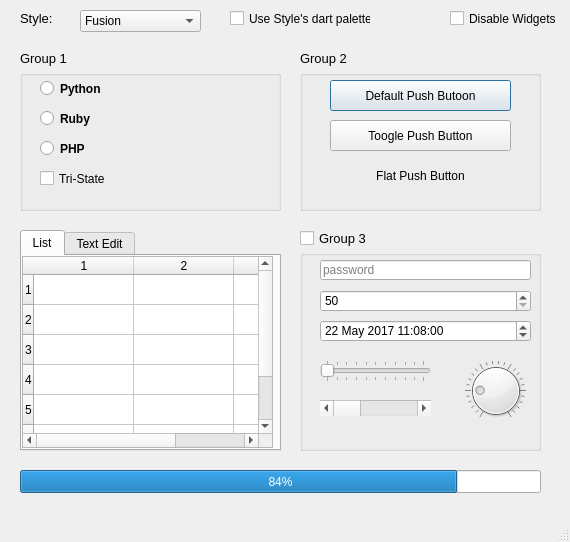
<?xml version="1.0" encoding="UTF-8"?>
<ui version="4.0">
 <class>MainWindow</class>
 <widget class="QMainWindow" name="MainWindow">
  <property name="enabled">
   <bool>true</bool>
  </property>
  <property name="geometry">
   <rect>
    <x>0</x>
    <y>0</y>
    <width>570</width>
    <height>542</height>
   </rect>
  </property>
  <property name="mouseTracking">
   <bool>true</bool>
  </property>
  <property name="acceptDrops">
   <bool>false</bool>
  </property>
  <property name="windowTitle">
   <string>MainWindow</string>
  </property>
  <property name="autoFillBackground">
   <bool>false</bool>
  </property>
  <widget class="QWidget" name="centralwidget">
   <widget class="QLabel" name="label">
    <property name="geometry">
     <rect>
      <x>20</x>
      <y>10</y>
      <width>61</width>
      <height>16</height>
     </rect>
    </property>
    <property name="font">
     <font>
      <family>MS Shell Dlg 2</family>
      <pointsize>10</pointsize>
     </font>
    </property>
    <property name="text">
     <string>Style:</string>
    </property>
   </widget>
   <widget class="QComboBox" name="comboBox">
    <property name="geometry">
     <rect>
      <x>80</x>
      <y>10</y>
      <width>121</width>
      <height>22</height>
     </rect>
    </property>
    <item>
     <property name="text">
      <string>Fusion</string>
     </property>
    </item>
   </widget>
   <widget class="QCheckBox" name="checkBox">
    <property name="geometry">
     <rect>
      <x>230</x>
      <y>10</y>
      <width>141</width>
      <height>17</height>
     </rect>
    </property>
    <property name="text">
     <string>Use Style's dart palette</string>
    </property>
   </widget>
   <widget class="QCheckBox" name="checkBox_2">
    <property name="geometry">
     <rect>
      <x>450</x>
      <y>10</y>
      <width>141</width>
      <height>17</height>
     </rect>
    </property>
    <property name="text">
     <string>Disable Widgets</string>
    </property>
   </widget>
   <widget class="QLabel" name="label_2">
    <property name="geometry">
     <rect>
      <x>20</x>
      <y>50</y>
      <width>51</width>
      <height>16</height>
     </rect>
    </property>
    <property name="font">
     <font>
      <pointsize>10</pointsize>
     </font>
    </property>
    <property name="text">
     <string>Group 1</string>
    </property>
   </widget>
   <widget class="QRadioButton" name="radioButton">
    <property name="geometry">
     <rect>
      <x>40</x>
      <y>80</y>
      <width>82</width>
      <height>17</height>
     </rect>
    </property>
    <property name="font">
     <font>
      <pointsize>9</pointsize>
      <weight>75</weight>
      <bold>true</bold>
     </font>
    </property>
    <property name="text">
     <string>Python</string>
    </property>
   </widget>
   <widget class="QRadioButton" name="radioButton_2">
    <property name="geometry">
     <rect>
      <x>40</x>
      <y>110</y>
      <width>82</width>
      <height>17</height>
     </rect>
    </property>
    <property name="font">
     <font>
      <pointsize>9</pointsize>
      <weight>75</weight>
      <bold>true</bold>
     </font>
    </property>
    <property name="text">
     <string>Ruby</string>
    </property>
   </widget>
   <widget class="QRadioButton" name="radioButton_3">
    <property name="geometry">
     <rect>
      <x>40</x>
      <y>140</y>
      <width>82</width>
      <height>17</height>
     </rect>
    </property>
    <property name="font">
     <font>
      <pointsize>9</pointsize>
      <weight>75</weight>
      <bold>true</bold>
     </font>
    </property>
    <property name="text">
     <string>PHP</string>
    </property>
   </widget>
   <widget class="QCheckBox" name="checkBox_3">
    <property name="geometry">
     <rect>
      <x>40</x>
      <y>170</y>
      <width>70</width>
      <height>17</height>
     </rect>
    </property>
    <property name="mouseTracking">
     <bool>false</bool>
    </property>
    <property name="text">
     <string>Tri-State</string>
    </property>
   </widget>
   <widget class="QLabel" name="label_3">
    <property name="geometry">
     <rect>
      <x>300</x>
      <y>50</y>
      <width>51</width>
      <height>16</height>
     </rect>
    </property>
    <property name="font">
     <font>
      <pointsize>10</pointsize>
     </font>
    </property>
    <property name="text">
     <string>Group 2</string>
    </property>
   </widget>
   <widget class="QTabWidget" name="tabWidget">
    <property name="geometry">
     <rect>
      <x>20</x>
      <y>230</y>
      <width>261</width>
      <height>221</height>
     </rect>
    </property>
    <property name="accessibleName">
     <string/>
    </property>
    <property name="currentIndex">
     <number>0</number>
    </property>
    <widget class="QWidget" name="widget">
     <attribute name="title">
      <string>List</string>
     </attribute>
     <widget class="QTableWidget" name="tableWidget">
      <property name="geometry">
       <rect>
        <x>0</x>
        <y>0</y>
        <width>251</width>
        <height>192</height>
       </rect>
      </property>
      <property name="rowCount">
       <number>7</number>
      </property>
      <property name="columnCount">
       <number>3</number>
      </property>
      <row/>
      <row/>
      <row/>
      <row/>
      <row/>
      <row/>
      <row/>
      <column/>
      <column/>
      <column/>
     </widget>
    </widget>
    <widget class="QWidget" name="tab_2">
     <attribute name="title">
      <string>Text Edit</string>
     </attribute>
    </widget>
   </widget>
   <widget class="QCheckBox" name="checkBox_4">
    <property name="geometry">
     <rect>
      <x>300</x>
      <y>230</y>
      <width>141</width>
      <height>17</height>
     </rect>
    </property>
    <property name="font">
     <font>
      <pointsize>10</pointsize>
     </font>
    </property>
    <property name="text">
     <string>Group 3</string>
    </property>
   </widget>
   <widget class="QSpinBox" name="spinBox">
    <property name="geometry">
     <rect>
      <x>320</x>
      <y>290</y>
      <width>211</width>
      <height>22</height>
     </rect>
    </property>
    <property name="minimum">
     <number>50</number>
    </property>
   </widget>
   <widget class="QDateTimeEdit" name="dateTimeEdit">
    <property name="geometry">
     <rect>
      <x>320</x>
      <y>320</y>
      <width>211</width>
      <height>22</height>
     </rect>
    </property>
    <property name="date">
     <date>
      <year>2017</year>
      <month>5</month>
      <day>22</day>
     </date>
    </property>
    <property name="time">
     <time>
      <hour>11</hour>
      <minute>8</minute>
      <second>0</second>
     </time>
    </property>
   </widget>
   <widget class="QLineEdit" name="lineEdit">
    <property name="geometry">
     <rect>
      <x>320</x>
      <y>260</y>
      <width>211</width>
      <height>20</height>
     </rect>
    </property>
    <property name="text">
     <string/>
    </property>
    <property name="echoMode">
     <enum>QLineEdit::Password</enum>
    </property>
    <property name="placeholderText">
     <string>password</string>
    </property>
   </widget>
   <widget class="QSlider" name="horizontalSlider">
    <property name="geometry">
     <rect>
      <x>320</x>
      <y>360</y>
      <width>111</width>
      <height>22</height>
     </rect>
    </property>
    <property name="tracking">
     <bool>true</bool>
    </property>
    <property name="orientation">
     <enum>Qt::Horizontal</enum>
    </property>
    <property name="invertedAppearance">
     <bool>false</bool>
    </property>
    <property name="invertedControls">
     <bool>false</bool>
    </property>
    <property name="tickPosition">
     <enum>QSlider::TicksBothSides</enum>
    </property>
   </widget>
   <widget class="QScrollBar" name="horizontalScrollBar">
    <property name="geometry">
     <rect>
      <x>320</x>
      <y>400</y>
      <width>111</width>
      <height>16</height>
     </rect>
    </property>
    <property name="orientation">
     <enum>Qt::Horizontal</enum>
    </property>
   </widget>
   <widget class="QDial" name="dial">
    <property name="geometry">
     <rect>
      <x>460</x>
      <y>360</y>
      <width>71</width>
      <height>61</height>
     </rect>
    </property>
    <property name="sliderPosition">
     <number>20</number>
    </property>
    <property name="orientation">
     <enum>Qt::Vertical</enum>
    </property>
    <property name="invertedControls">
     <bool>false</bool>
    </property>
    <property name="wrapping">
     <bool>false</bool>
    </property>
    <property name="notchesVisible">
     <bool>true</bool>
    </property>
   </widget>
   <widget class="QProgressBar" name="progressBar">
    <property name="geometry">
     <rect>
      <x>20</x>
      <y>470</y>
      <width>521</width>
      <height>23</height>
     </rect>
    </property>
    <property name="styleSheet">
     <string notr="true"/>
    </property>
    <property name="value">
     <number>84</number>
    </property>
    <property name="alignment">
     <set>Qt::AlignCenter</set>
    </property>
    <property name="textDirection">
     <enum>QProgressBar::TopToBottom</enum>
    </property>
   </widget>
   <widget class="QGroupBox" name="groupBox">
    <property name="geometry">
     <rect>
      <x>20</x>
      <y>70</y>
      <width>261</width>
      <height>141</height>
     </rect>
    </property>
    <property name="title">
     <string/>
    </property>
   </widget>
   <widget class="QGroupBox" name="groupBox_2">
    <property name="geometry">
     <rect>
      <x>300</x>
      <y>70</y>
      <width>241</width>
      <height>141</height>
     </rect>
    </property>
    <property name="title">
     <string/>
    </property>
    <widget class="QPushButton" name="pushButton">
     <property name="geometry">
      <rect>
       <x>30</x>
       <y>10</y>
       <width>181</width>
       <height>31</height>
      </rect>
     </property>
     <property name="text">
      <string>Default Push Butoon</string>
     </property>
     <property name="autoDefault">
      <bool>false</bool>
     </property>
     <property name="default">
      <bool>true</bool>
     </property>
    </widget>
    <widget class="QPushButton" name="pushButton_2">
     <property name="geometry">
      <rect>
       <x>30</x>
       <y>50</y>
       <width>181</width>
       <height>31</height>
      </rect>
     </property>
     <property name="text">
      <string>Toogle Push Button</string>
     </property>
    </widget>
    <widget class="QPushButton" name="pushButton_3">
     <property name="enabled">
      <bool>true</bool>
     </property>
     <property name="geometry">
      <rect>
       <x>30</x>
       <y>90</y>
       <width>181</width>
       <height>31</height>
      </rect>
     </property>
     <property name="autoFillBackground">
      <bool>false</bool>
     </property>
     <property name="text">
      <string>Flat Push Button</string>
     </property>
     <property name="checkable">
      <bool>false</bool>
     </property>
     <property name="flat">
      <bool>true</bool>
     </property>
    </widget>
   </widget>
   <widget class="QGroupBox" name="groupBox_3">
    <property name="geometry">
     <rect>
      <x>300</x>
      <y>250</y>
      <width>241</width>
      <height>201</height>
     </rect>
    </property>
    <property name="title">
     <string/>
    </property>
   </widget>
   <zorder>groupBox_3</zorder>
   <zorder>groupBox_2</zorder>
   <zorder>groupBox</zorder>
   <zorder>label</zorder>
   <zorder>comboBox</zorder>
   <zorder>checkBox</zorder>
   <zorder>checkBox_2</zorder>
   <zorder>label_2</zorder>
   <zorder>radioButton</zorder>
   <zorder>radioButton_2</zorder>
   <zorder>radioButton_3</zorder>
   <zorder>checkBox_3</zorder>
   <zorder>label_3</zorder>
   <zorder>tabWidget</zorder>
   <zorder>checkBox_4</zorder>
   <zorder>spinBox</zorder>
   <zorder>dateTimeEdit</zorder>
   <zorder>lineEdit</zorder>
   <zorder>horizontalSlider</zorder>
   <zorder>horizontalScrollBar</zorder>
   <zorder>dial</zorder>
   <zorder>progressBar</zorder>
  </widget>
  <widget class="QMenuBar" name="menubar">
   <property name="geometry">
    <rect>
     <x>0</x>
     <y>0</y>
     <width>570</width>
     <height>21</height>
    </rect>
   </property>
  </widget>
  <widget class="QStatusBar" name="statusbar"/>
 </widget>
 <resources/>
 <connections/>
</ui>
